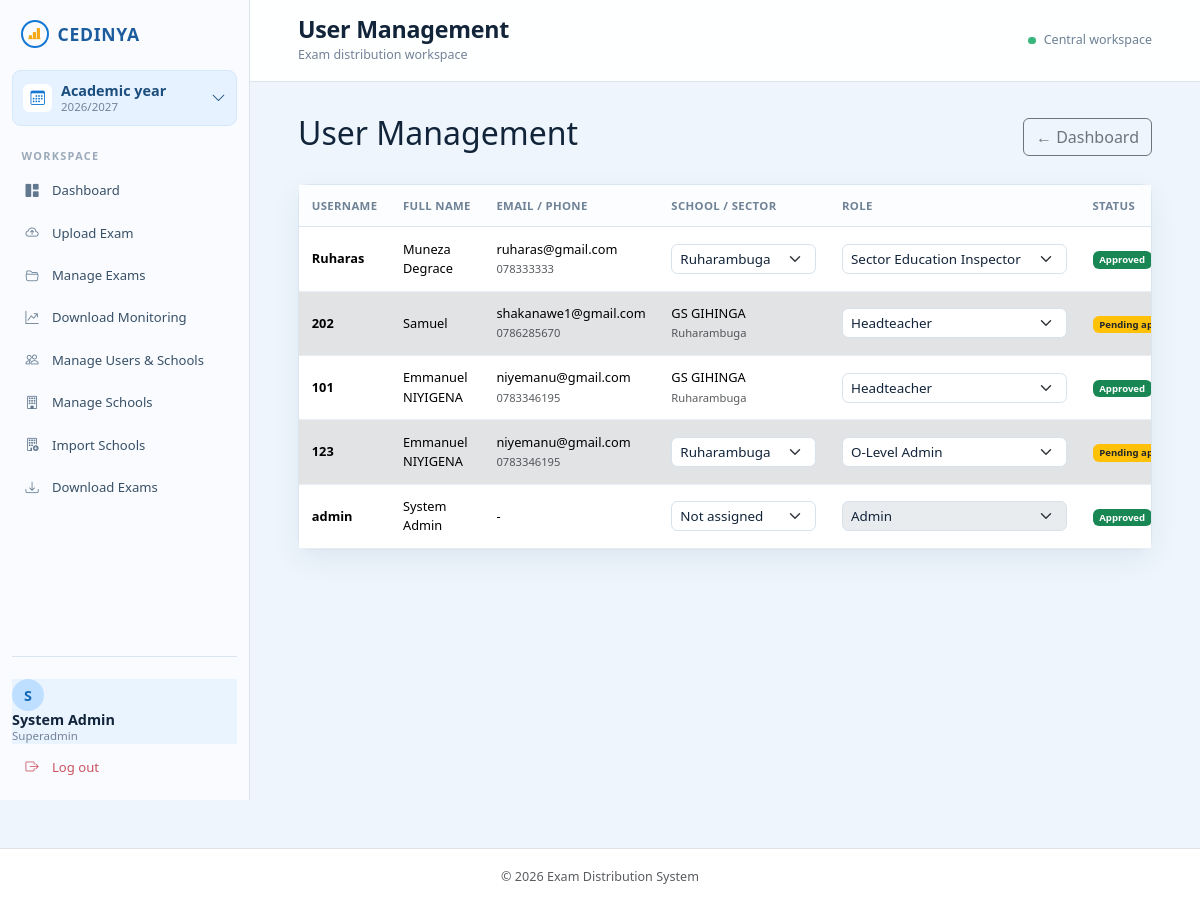
The page /admin/users.php (signed in) on the database its author committed.
### tables this page shows
CREATE TABLE `users` (
  `id` int(11) NOT NULL,
  `username` varchar(50) NOT NULL,
  `password` varchar(255) NOT NULL,
  `totp_secret` varchar(64) DEFAULT NULL,
  `totp_enabled` tinyint(1) NOT NULL DEFAULT 0,
  `full_name` varchar(100) NOT NULL,
  `role` enum('superadmin','primaryadmin','OLadmin','ALadmin','TVETadmin','admin','district','headteacher','teacher','SEI') NOT NULL DEFAULT 'headteacher',
  `school_id` int(11) DEFAULT NULL,
  `district_id` int(11) DEFAULT NULL,
  `email` varchar(100) DEFAULT NULL,
  `phone` varchar(20) DEFAULT NULL,
  `is_active` tinyint(1) DEFAULT 1,
  `created_at` timestamp NOT NULL DEFAULT current_timestamp()
);

CREATE TABLE `sectors` (
  `district_id` int(11) NOT NULL,
  `sectorname` varchar(100) NOT NULL
);

CREATE TABLE `schools` (
  `id` int(11) NOT NULL,
  `name` varchar(150) NOT NULL,
  `district_id` int(11) DEFAULT NULL,
  `code` varchar(20) DEFAULT NULL,
  `category` enum('primary','ordinary','advanced','tvet') DEFAULT NULL,
  `combination_trade` varchar(150) DEFAULT NULL
);

### includes/auth.php (called while the page is built, shortened)
<?php
function roleLevelOptions(string $role): array
{
    return match (strtolower($role)) {
        'admin', 'superadmin' => ['P1', 'P2', 'P3', 'P4', 'P5', 'P6', 'S1', 'S2', 'S3', 'S4', 'S5', 'S6', 'L3', 'L4', 'L5'],
        'primaryadmin' => ['P1', 'P2', 'P3', 'P4', 'P5', 'P6'],
        'oladmin' => ['S1', 'S2', 'S3'],
        'aladmin' => ['S4', 'S5', 'S6'],
        'tvetadmin', 'tvet' => ['L3', 'L4', 'L5'],
        default => [],
    };
}
function isScopedAdminRole(string $role): bool
{
    return roleLevelOptions($role) !== [] && !in_array(strtolower($role), ['admin', 'superadmin'], true);
}

### admin/users.php (the view, shortened to what this page needs)
<?php
require_once '../includes/auth.php';
$adminRole = (string)($_SESSION['role'] ?? '');
$isScoped = isScopedAdminRole($adminRole);
$sectors = $pdo->query('SELECT district_id, sectorname FROM sectors ORDER BY sectorname')->fetchAll();
$usersStmt = $pdo->prepare("
    SELECT u.id, u.username, u.full_name, u.email, u.phone, u.role, u.district_id, u.school_id, s.sectorname, sc.name AS school_name, sc.category AS school_category,
           u.is_active, u.created_at
    FROM users u
    LEFT JOIN schools sc ON sc.id = u.school_id
        LEFT JOIN sectors s ON s.district_id = COALESCE(sc.district_id, u.district_id)
    ORDER BY u.created_at DESC
");
$usersStmt->execute();
$users = array_values(array_filter($usersStmt->fetchAll(), static fn(array $user): bool => !$isScoped || scopedUserIsEligible($user, $adminRole)));
require '../includes/header.php';
?>
<div class="d-flex justify-content-between align-items-center mb-4">
    <h2>User Management</h2>
    <a href="<?= APP_BASE_URL ?>/admin/dashboard" class="btn btn-outline-secondary">← Dashboard</a>
</div>
<div class="card">
    <div class="table-responsive">
        <table class="table table-hover mb-0 user-management-table">
            <thead>
                <tr>
                    <th>Username</th>
                    <th>Full Name</th>
                    <th>Email / Phone</th>
                    <th>School / Sector</th>
                    <th>Role</th>
                    <th>Status</th>
                </tr>
            </thead>
            <tbody>
                <?php foreach ($users as $user): ?>
                <tr class="<?= $user['is_active'] ? '' : 'table-secondary' ?>">
                    <td><strong><?= htmlspecialchars($user['username']) ?></strong></td>
                    <td><?= htmlspecialchars($user['full_name']) ?></td>
                    <td>
                        <?= htmlspecialchars($user['email'] ?? '-') ?><br>
                        <small class="text-muted"><?= htmlspecialchars($user['phone'] ?? '') ?></small>
                    </td>
                    <td>
                        <?php if (in_array(strtolower((string)$user['role']), ['headteacher', 'teacher'], true)): ?>
                            <?= htmlspecialchars($user['school_name'] ?? 'School not assigned') ?><br>
                            <small class="text-muted"><?= htmlspecialchars($user['sectorname'] ?? 'Sector not assigned') ?></small>
                        <?php elseif ($isScoped): ?>
                            <?= htmlspecialchars($user['sectorname'] ?? '-') ?>
                        <?php else: ?>
                        <form method="POST" class="d-inline">
                            <select name="district_id" class="form-select form-select-sm" onchange="this.form.submit()">
                                <option value="">Not assigned</option>
                                <?php foreach ($sectors as $sector): ?>
                                    <option value="<?= (int)$sector['district_id'] ?>" <?= (int)$user['district_id'] === (int)$sector['district_id'] ? 'selected' : '' ?>>
                                        <?= htmlspecialchars($sector['sectorname']) ?>
                                    </option>
                                <?php endforeach; ?>
                            </select>
                        </form>
                        <?php endif; ?>
                    </td>
                    <td>
                        <?php if ($isScoped): ?>
                            <?= htmlspecialchars($user['role']) ?>
                        <?php else: ?>
                        <form method="POST" class="d-inline">
                            <select name="role" class="form-select form-select-sm"
                                    onchange="this.form.submit()"
                                    <?= $user['id'] === $_SESSION['user_id'] ? 'disabled' : '' ?>>
                                <option value="admin"        <?= $user['role']==='admin' ? 'selected' : '' ?>>Admin</option>
                                <option value="OLadmin"      <?= $user['role']==='OLadmin' ? 'selected' : '' ?>>O-Level Admin</option>
                                <option value="SEI"          <?= $user['role']==='SEI' ? 'selected' : '' ?>>Sector Education Inspector</option>
                                <option value="headteacher"  <?= $user['role']==='headteacher' ? 'selected' : '' ?>>Headteacher</option>
                            </select>
                        </form>
                        <?php endif; ?>
                    </td>
                    <td>
                        <?php if ($user['is_active']): ?>
                            <span class="badge bg-success">Approved</span>
                        <?php else: ?>
                            <span class="badge bg-warning text-dark">Pending approval</span>
                        <?php endif; ?>
                    </td>
                </tr>
                <?php endforeach; ?>
            </tbody>
        </table>
    </div>
</div>
<?php require '../includes/footer.php'; ?>

### assets/css/style.css (style rules this page uses)
:root { --ink: #12243a; --muted: #748399; --line: #dce5ef; --canvas: #eef5fc; --panel: #ffffff; --blue: #1477d4; --blue-soft: #e4f1ff; --rail: #f9fbfe; --shadow: 0 10px 28px rgba(39, 81, 124, 0.08); }
body { background: var(--canvas); color: var(--ink); font-family: 'Trebuchet MS', 'Segoe UI', sans-serif; font-size: 0.9rem; }
.form-control, .form-select { border-color: #d7e1eb; border-radius: 0.4rem; color: var(--ink); font-size: 0.84rem; }
.table { margin: 0; color: var(--ink); vertical-align: middle; }
.table th { padding: 0.75rem 0.8rem; background: #fbfdff; color: #6f8296; border-bottom: 1px solid var(--line); font-size: 0.71rem; font-weight: 800; text-transform: uppercase; letter-spacing: 0.03em; white-space: nowrap; }
.table td { padding: 0.78rem 0.8rem; border-color: #e8eef4; font-size: 0.8rem; }
.table td strong { font-weight: 700; }
.user-management-table { min-width: 1080px; }
.user-management-table th, .user-management-table td { white-space: nowrap; }
.user-management-table td:nth-child(2), .user-management-table td:nth-child(3) { white-space: normal; }
.user-management-table td:nth-child(4) .form-select { min-width: 145px; }
.user-management-table td:nth-child(5) .form-select { min-width: 225px; }
.badge { font-weight: 600; padding: 0.4em 0.7em; }
.card { border: 1px solid var(--line); box-shadow: var(--shadow); border-radius: 0.65rem; }

### rows shown on the page
users: username "Ruharas", full_name "Muneza Degrace", email "ruharas@gmail.com", phone "078333333", district_id "Ruharambuga", role "Sector Education Inspector", is_active "Approved"
users: username "202", full_name "Samuel", email "shakanawe1@gmail.com", phone "0786285670", school.name "GS GIHINGA", sectors.sectorname "Ruharambuga", role "Headteacher", is_active "Pending…"
users: username "101", full_name "Emmanuel NIYIGENA", email "niyemanu@gmail.com", phone "0783346195", school.name "GS GIHINGA", sectors.sectorname "Ruharambuga", role "Headteacher", is_active "Approved"
users: username "123", full_name "Emmanuel NIYIGENA", email "niyemanu@gmail.com", phone "0783346195", district_id "Ruharambuga", role "O-Level Admin", is_active "Pending…"
users: username "admin", full_name "System Admin", email "-", role "Admin", is_active "Approved"

### other values the page prints
substr((string)($_SESSION['full_name'] ?? 'U'), 0, 1) "S"
$_SESSION['full_name'] "System Admin"
$_SESSION['role'] "Superadmin"
$pageTitle "User Management"
$_SESSION['sector_name'] "Central workspace"
